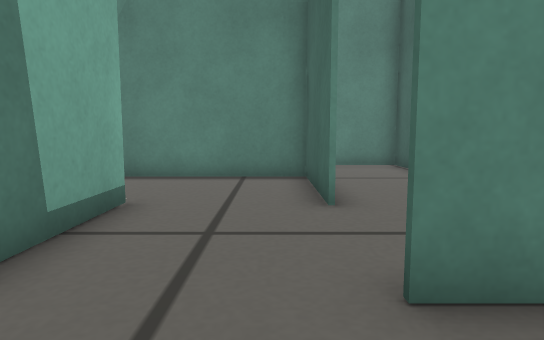
view 1 (above)

17 first-person views from a walk through a Gazebo world. The camera is 0.23 m above the floor, tilts 6° down and sees 75° across. The floor is counted in squares, 0.2 m on a side. Each view is taken from the middle of a square. On the plan, view 1 faces up. The plan holds only what a view shows up to about 14 squares ahead; the rest is blank.

view 2
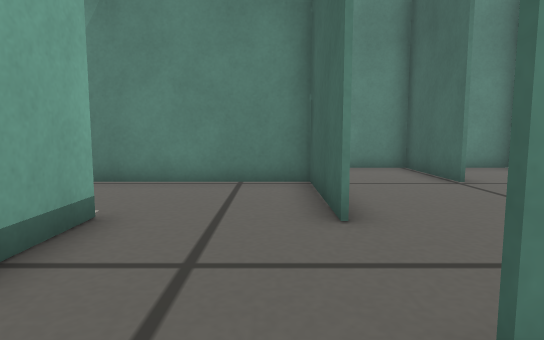

view 3
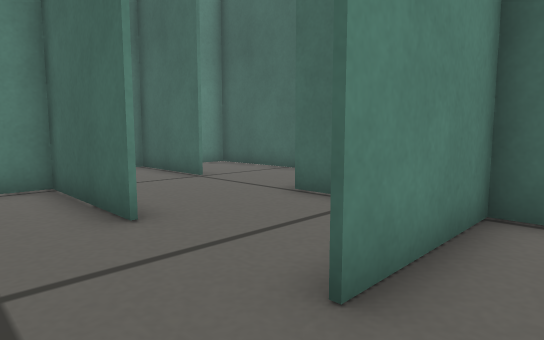

view 4
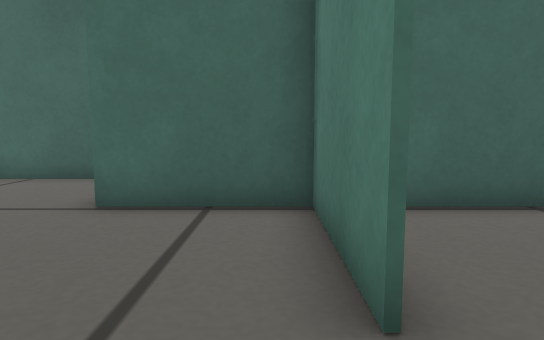

view 5
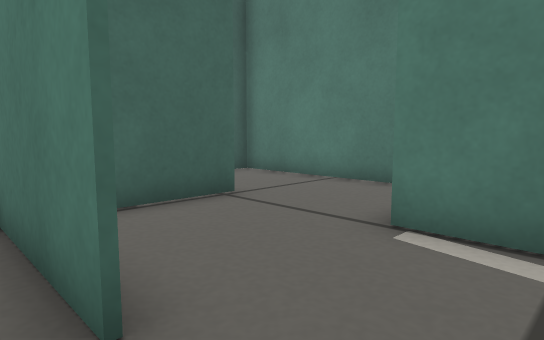

view 6
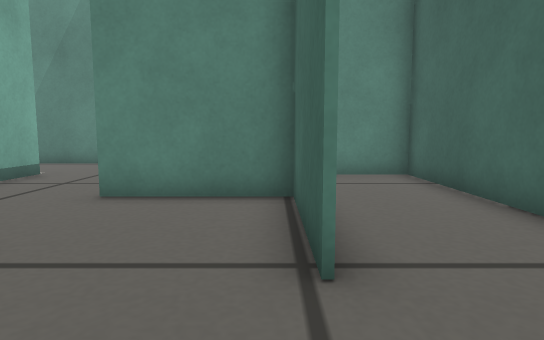

view 7
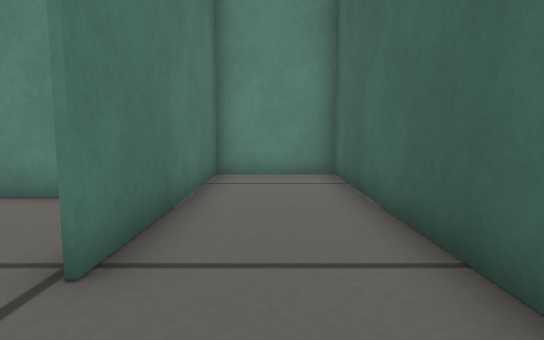

view 8
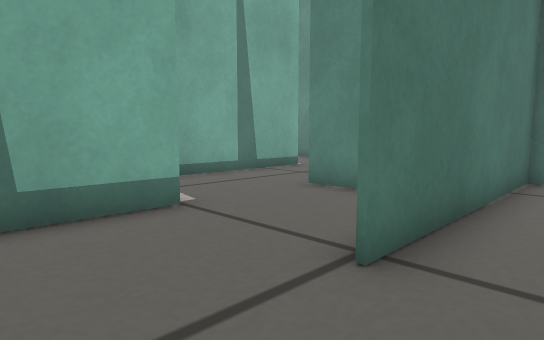

view 9
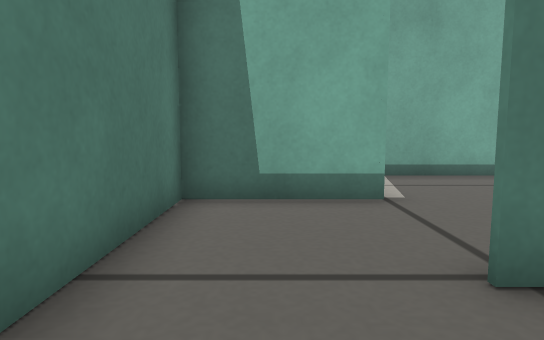

view 10
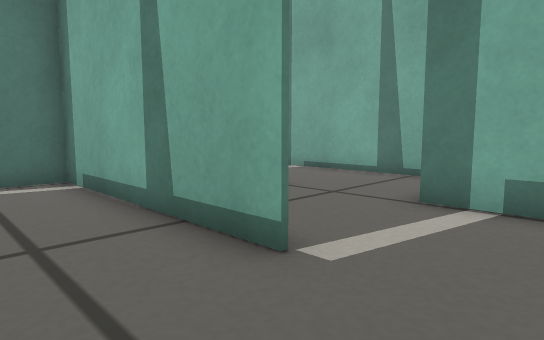

view 11
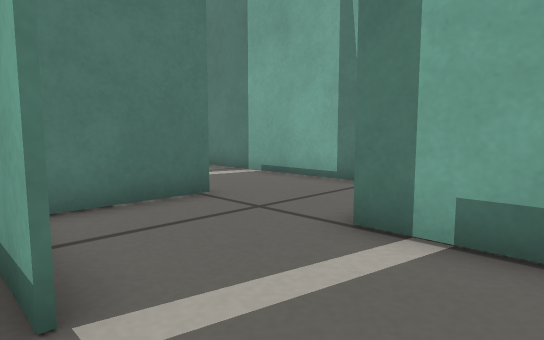

view 12
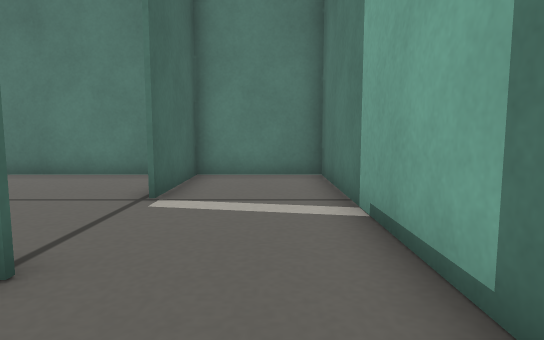

view 13
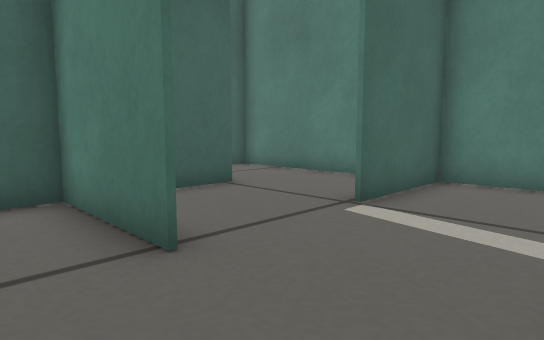

view 14
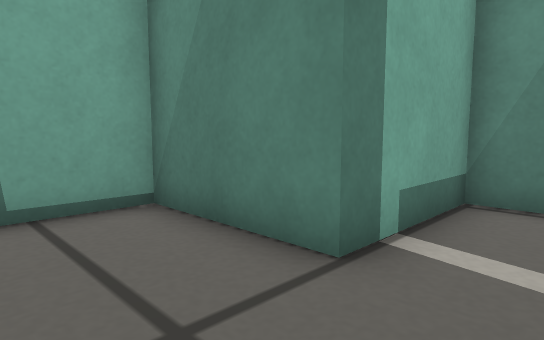

view 15
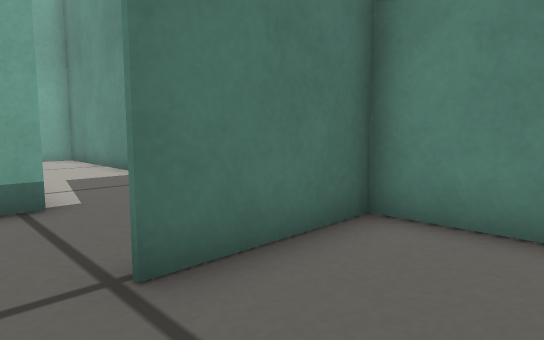

view 16
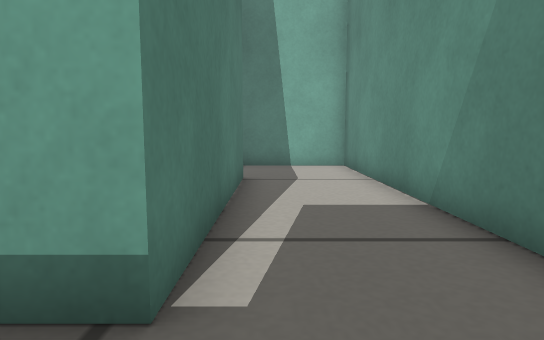

view 17
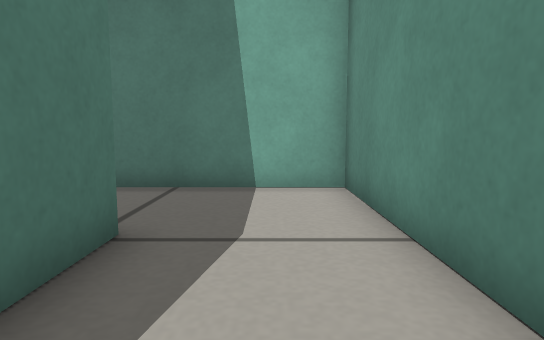

### Floor plan
Points are (right, up) in squares from view 1. A wall is a line through its corners. A room is listed if a view was taken in it or the views show most of it. See-through windows are left out.
Room 1 (views 1, 2, 3)
walls: (-2.4, 1.6) (-2.4, -1.1) (1, -1.1)
ways out: opening at (-0.5, 2) to room 2; opening at (1, 0.5) to room 9
Room 2 (views 4, 5, 10, 11)
walls: (-2.4, 5.8) (-2.4, 1.6); (0.9, 5.4) (0.9, 9.2) (-2.6, 9.2)
ways out: opening at (-0.5, 2) to room 1; opening at (-2, 7) to room 4; opening at (1, 4) to room 8
Room 3 (views 6, 7, 8, 9)
walls: (7.7, -1.9) (7.7, 5.6) (4.5, 5.6) (4.5, -1.4); (3.5, -4.6) (7.7, -4.6) (7.7, -4)
ways out: opening at (4, -3) to room 10
Room 4 (views 12, 13, 14)
walls: (-6, 2.4) (-2.5, 2.4) (-2.5, 3.3); (-2.6, 9.2) (-5.8, 9.2) (-5.8, 5.6) (-9.4, 5.6) (-9.4, 1.6)
ways out: opening at (-2, 7) to room 2; opening at (-7.5, 2) to room 7
Room 5 (view 15)
walls: (7.7, 7.4) (7.7, 12.5) (3.9, 12.5); (4.5, 12.6) (4.5, 9)
ways out: opening at (4, 8) to room 6
Room 6 (views 16, 17)
walls: (-6, 9.3) (1, 9.3) (1, 8.4); (-0.1, 12.5) (-9.4, 12.5) (-9.4, 7.6); (3.9, 12.5) (2.2, 12.5); (4.4, 9) (4.4, 12.6)
ways out: opening at (4, 8) to room 5; opening at (2.5, 6) to room 8
Room 7 (no view inside)
walls: (-2.5, -1.2) (-2.5, 0.4); (-6, -4.6) (-6, -1); (-9.4, 1.6) (-9.4, -4.6) (1, -4.6); (0.9, -4.6) (0.9, -3.9)
ways out: opening at (-7.5, 2) to room 4
Room 8 (no view inside)
walls: (0.9, 2.4) (4.5, 2.4); (4.4, 2) (4.4, 5.7)
ways out: opening at (1, 4) to room 2; opening at (2.5, 6) to room 6
Room 9 (no view inside)
walls: (4.4, -1.4) (4.4, 2); (4.5, 2.3) (0.9, 2.3)
ways out: opening at (1, 0.5) to room 1; opening at (2.5, -1) to room 10
Room 10 (no view inside)
walls: (1, -1.1) (1, -4.6) (3.5, -4.6)
ways out: opening at (4, -3) to room 3; opening at (2.5, -1) to room 9

Where each view was taken, in squares from view 1:
view 1: 0 up, 0 right, facing up
view 2: 1 up, 0 right, facing up
view 3: 1 up, 1 left, facing up-right
view 4: 3 up, 1 left, facing right
view 5: 3 up, 1 left, facing down-right
view 6: 4 down, 4 right, facing up
view 7: 4 down, 6 right, facing up
view 8: 4 down, 6 right, facing up-left
view 9: 3 down, 7 right, facing left
view 10: 8 up, 0 right, facing down-left
view 11: 8 up, 2 left, facing down-left
view 12: 5 up, 8 left, facing down
view 13: 4 up, 9 left, facing down-right
view 14: 3 up, 4 left, facing up-left
view 15: 8 up, 7 right, facing up-left
view 16: 10 up, 3 right, facing left
view 17: 11 up, 2 left, facing left
